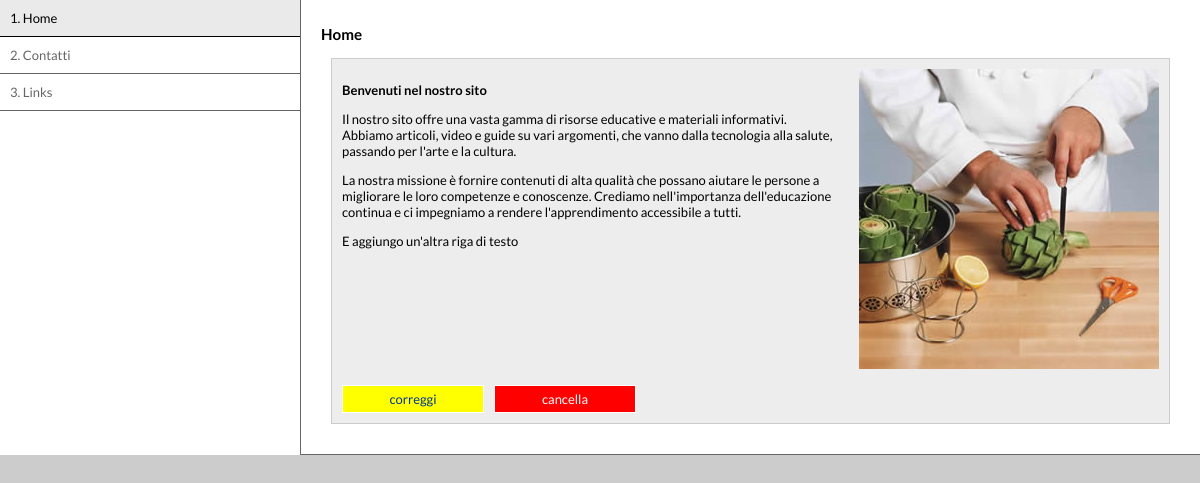
Screenshot of /index.php?p=1 with the database file from the repository.
### tables this page shows
CREATE TABLE `pagine` (
  `id_page` int(11) NOT NULL,
  `nome` tinytext NOT NULL,
  `url` tinytext NOT NULL,
  `pos` int(11) NOT NULL
);

CREATE TABLE `testi` (
  `id_par` int(11) NOT NULL,
  `titolo` tinytext DEFAULT NULL,
  `testo` text DEFAULT NULL,
  `imm` tinytext DEFAULT NULL,
  `pos_par` int(11) NOT NULL,
  `page_id` int(11) NOT NULL
);

### index.php (the view, shortened to what this page needs)
<?php require_once('DBConn.php');
$query_pagine = "SELECT id_page, nome, pos FROM pagine ORDER BY pos ASC";
$pagine = mysqli_query($DBConn, $query_pagine);
$row_pagine = mysqli_fetch_assoc($pagine);
$totalRows_pagine = mysqli_num_rows($pagine);
$colname_pagina = "-1";
if (isset($_GET['p'])) {
  $colname_pagina = $_GET['p'];
}
$query_pagina = "SELECT * FROM pagine WHERE id_page = $colname_pagina";
$pagina = mysqli_query($DBConn, $query_pagina);
$row_pagina = mysqli_fetch_assoc($pagina);
$colname_par = "-1";
if (isset($_GET['p'])) {
  $colname_par = $_GET['p'];
}
$query_par = "SELECT * FROM testi WHERE page_id = $colname_par ORDER BY pos_par ASC";
$par = mysqli_query($DBConn, $query_par);
$row_par = mysqli_fetch_assoc($par);
$totalRows_par = mysqli_num_rows($par);
?>
<!DOCTYPE html>
<html lang="it">
<head>
	<link href="admin.css" rel="stylesheet" type="text/css" />
</head>
<body>
<table width="100%" border="0" cellspacing="0" cellpadding="0">
	<tr>
		<td valign="top" class="menu">
			<ul>
				<?php if ($totalRows_pagine > 0) { ?>
					<?php do { ?>
					<li>
						<a href="index.php?p=<?php echo $row_pagine['id_page']; ?>"<?php if($_GET['p']==$row_pagine['id_page']) { ?> class="sel"<?php } ?>>
							<?php echo $row_pagine['pos']; ?>. <?php echo $row_pagine['nome']; ?>
						</a>
					</li>
					<?php } while ($row_pagine = mysqli_fetch_assoc($pagine)); ?>
			<?php } ?>
			</ul>
		</td>
		<td valign="top" class="contents">
			<h3><?php echo $row_pagina['nome']; ?></h3>
			<?php if ($totalRows_par > 0) { ?>
				<?php do { ?>
				<div class="par">
					<?php if($row_par['imm']!="") { ?>
					<div class="img"><img src="images/<?php echo $row_par['imm']; ?>" /></div>
					<?php } ?>
					<p><strong><?php echo $row_par['titolo']; ?></strong></p>
					<div class="p"><?php echo $row_par['testo']; ?></div>
					<p>
						<a href="edit_par.php?p=<?php echo $row_pagina['id_page']; ?>&par=<?php echo $row_par['id_par']; ?>" class="edit">correggi</a>
						<a href="index.php?p=<?php echo $row_pagina['id_page']; ?>&par=<?php echo $row_par['id_par']; ?>&action=deletePar" class="delete" onclick="tmt_confirm('Attenzione,%20questa%20azione%20&egrave;%20definitiva!');return document.MM_returnValue">cancella</a>
					</p>
				</div>
				<?php } while ($row_par = mysqli_fetch_assoc($par)); ?>
			<?php } ?>
		</td>
	</tr>
</table>
</body>
</html>

### admin.css (style rules this page uses)
body { margin: 0px; padding: 0px; font-family: 'Lato', sans-serif; font-size:13px; background-color:#CCCCCC; }
table { background-color:#FFFFFF; }
.menu { width: 300px; }
.menu ul { margin: 0px; padding: 0px; list-style: none; }
.menu a { text-decoration: none; display: block; color: #666666; padding: 10px; border-bottom:1px solid #666; }
.menu a:hover, .menu a.sel { color:#000000; border-bottom:1px solid #000000; background-color:#EAEAEA; }
.contents { padding: 10px 20px 20px; border-left: 1px solid #666; border-bottom: 1px solid #666; }
.par { background: #EDEDED; margin: 10px; padding: 10px; border: 1px solid #CCCCCC; }
.img { float: right; width: 40%; max-width:300px; margin-left: 20px; }
.img img, .img2 img { width: 100%; }
.contents .new, .contents .edit, .contents .delete { float:left; width:120px; text-align:center; padding:5px 10px; font-weight:normal; margin-right:10px; }
a.new, a.edit, a.delete, a.new2 { display:block; text-decoration:none; border:1px solid #FFFFFF; }
.edit { color: #003399; background: #FFFF00; }
.delete { color: #FFFFFF; background: #FF0000; }

### rows the page displays
pagine: pos "1", nome "Home"
pagine: pos "2", nome "Contatti"
pagine: pos "3", nome "Links"
testi: imm (picture), titolo "Benvenuti nel nostro sito", testo "Il nostro sito offre una vasta gamma di risorse educative e materiali informativi. Abbiamo articoli, video e guide su vari argomenti, che vanno dalla tecnologia alla salute, passando per l'arte e la cultura. La nostra missione è fornire contenuti di alta qualità che possano aiutare le persone a migliorare le loro competenze e conoscenze. Crediamo nell'importanza dell'educazione continua e ci impegniamo a rendere l'apprendimento accessibile a tutti. E aggiungo un'altra riga di testo"
